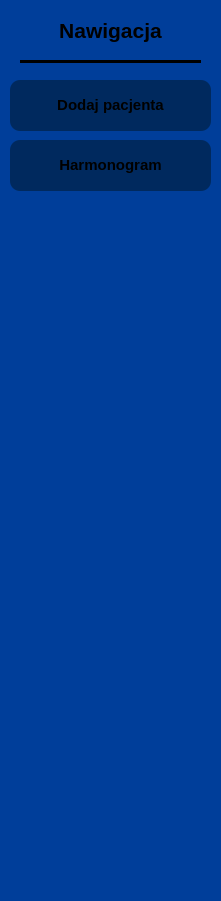
   <widget class="QGroupBox" name="groupBox">
    <property name="geometry">
     <rect>
      <x>10</x>
      <y>80</y>
      <width>221</width>
      <height>901</height>
     </rect>
    </property>
    <property name="styleSheet">
     <string notr="true">background-color: rgb(0, 62, 154);
border-radius: 10px;</string>
    </property>
    <property name="title">
     <string/>
    </property>
    <widget class="QTextBrowser" name="textBrowser_7">
     <property name="geometry">
      <rect>
       <x>10</x>
       <y>140</y>
       <width>201</width>
       <height>51</height>
      </rect>
     </property>
     <property name="styleSheet">
      <string notr="true">background-color: rgb(0, 41, 94);
border-radius: 10px;</string>
     </property>
    </widget>
    <widget class="QLabel" name="label_3">
     <property name="geometry">
      <rect>
       <x>20</x>
       <y>90</y>
       <width>181</width>
       <height>31</height>
      </rect>
     </property>
     <property name="font">
      <font>
       <pointsize>11</pointsize>
       <bold>true</bold>
      </font>
     </property>
     <property name="layoutDirection">
      <enum>Qt::LayoutDirection::LeftToRight</enum>
     </property>
     <property name="styleSheet">
      <string notr="true">background-color: rgb(0, 41, 94);</string>
     </property>
     <property name="text">
      <string>Dodaj pacjenta</string>
     </property>
     <property name="textFormat">
      <enum>Qt::TextFormat::RichText</enum>
     </property>
     <property name="alignment">
      <set>Qt::AlignmentFlag::AlignCenter</set>
     </property>
    </widget>
    <widget class="QLabel" name="label_4">
     <property name="geometry">
      <rect>
       <x>20</x>
       <y>150</y>
       <width>181</width>
       <height>31</height>
      </rect>
     </property>
     <property name="font">
      <font>
       <pointsize>11</pointsize>
       <bold>true</bold>
      </font>
     </property>
     <property name="layoutDirection">
      <enum>Qt::LayoutDirection::LeftToRight</enum>
     </property>
     <property name="styleSheet">
      <string notr="true">background-color: rgb(0, 41, 94);</string>
     </property>
     <property name="text">
      <string>Harmonogram</string>
     </property>
     <property name="textFormat">
      <enum>Qt::TextFormat::RichText</enum>
     </property>
     <property name="alignment">
      <set>Qt::AlignmentFlag::AlignCenter</set>
     </property>
    </widget>
    <widget class="QLabel" name="label_8">
     <property name="geometry">
      <rect>
       <x>10</x>
       <y>10</y>
       <width>201</width>
       <height>41</height>
      </rect>
     </property>
     <property name="font">
      <font>
       <pointsize>16</pointsize>
       <bold>true</bold>
      </font>
     </property>
     <property name="layoutDirection">
      <enum>Qt::LayoutDirection::LeftToRight</enum>
     </property>
     <property name="styleSheet">
      <string notr="true">background-color: rgb(0, 62, 154);</string>
     </property>
     <property name="text">
      <string>Nawigacja</string>
     </property>
     <property name="textFormat">
      <enum>Qt::TextFormat::RichText</enum>
     </property>
     <property name="alignment">
      <set>Qt::AlignmentFlag::AlignCenter</set>
     </property>
    </widget>
    <widget class="Line" name="line">
     <property name="geometry">
      <rect>
       <x>20</x>
       <y>60</y>
       <width>181</width>
       <height>3</height>
      </rect>
     </property>
     <property name="styleSheet">
      <string notr="true">background-color: black;</string>
     </property>
     <property name="orientation">
      <enum>Qt::Orientation::Horizontal</enum>
     </property>
    </widget>
    <widget class="QTextBrowser" name="textBrowser_8">
     <property name="geometry">
      <rect>
       <x>10</x>
       <y>80</y>
       <width>201</width>
       <height>51</height>
      </rect>
     </property>
     <property name="styleSheet">
      <string notr="true">background-color: rgb(0, 41, 94);
border-radius: 10px;</string>
     </property>
    </widget>
    <zorder>textBrowser_7</zorder>
    <zorder>textBrowser_8</zorder>
    <zorder>label_3</zorder>
    <zorder>label_4</zorder>
    <zorder>label_8</zorder>
    <zorder>line</zorder>
   </widget>
